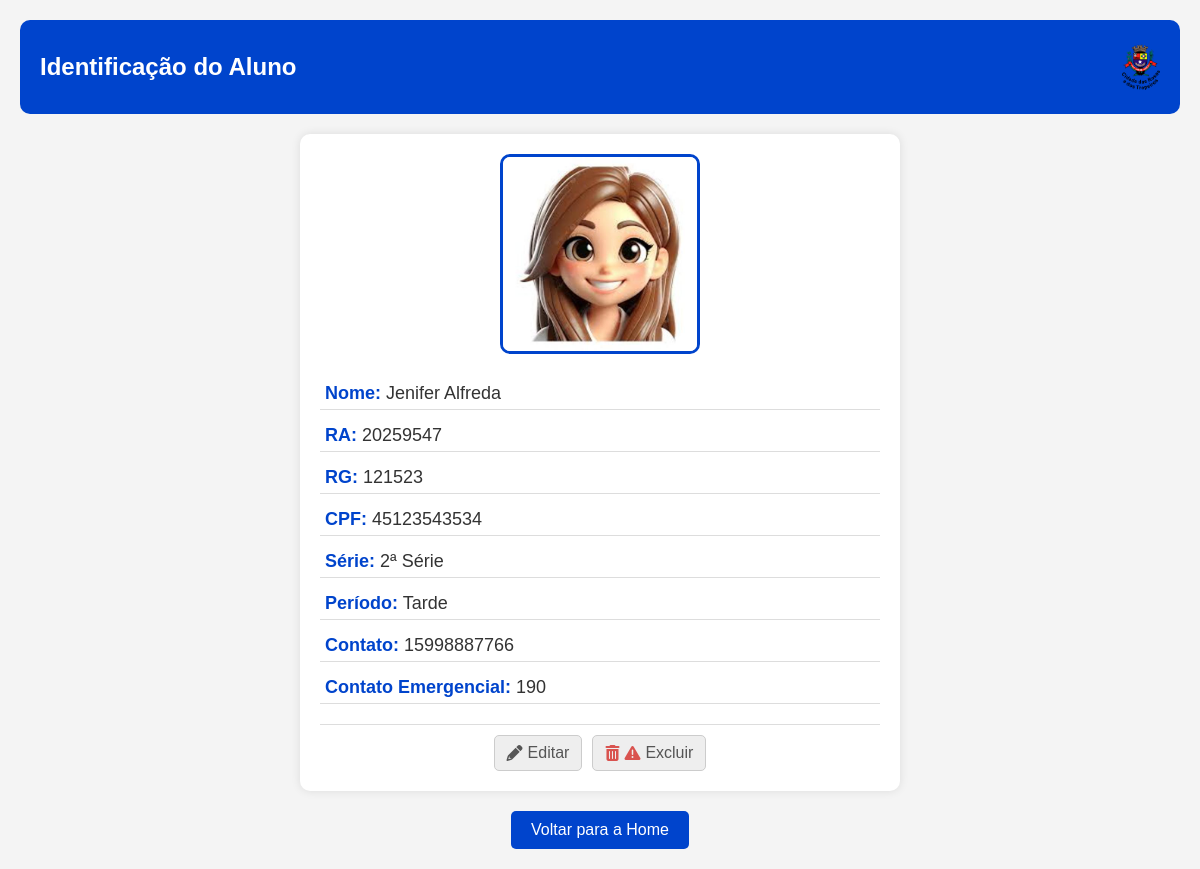
/detalhes_aluno/20259547/, run on an earlier commit of the app's database.
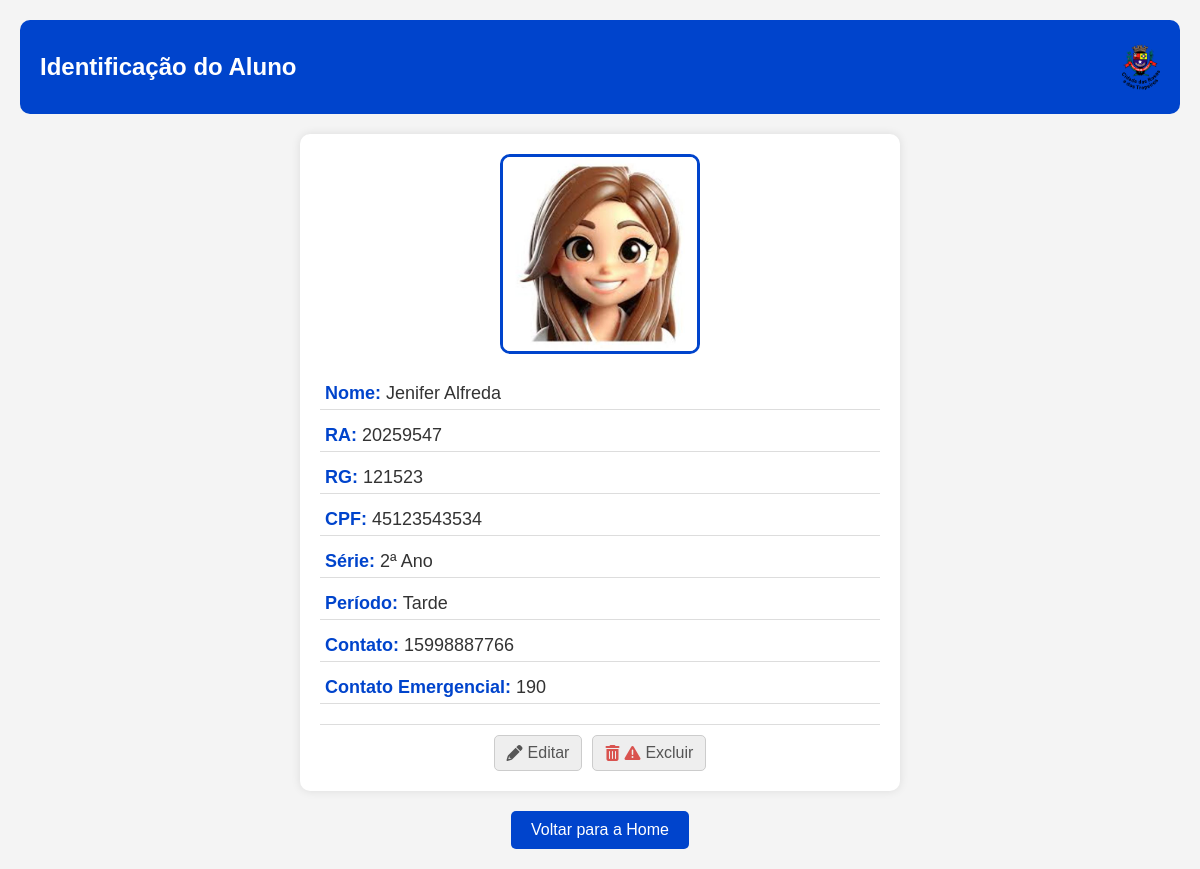
And on a later commit of the database.
### Sistema_Alunos/models.py (models this page shows, shortened)
class Aluno(models.Model):
    SERIES_CHOICES = [
        ('1ª Ano', '1ª Ano'),
        ('2ª Ano', '2ª Ano'),
        ('3ª Ano', '3ª Ano'),
        ('4ª Ano', '4ª Ano'),
        ('5ª Ano', '5ª Ano'),
        ('6ª Ano', '6ª Ano'),
        ('7ª Ano', '7ª Ano'),
        ('8ª Ano', '8ª Ano'),
        ('9ª Ano', '9ª Ano'),
    ]
    TURMA_CHOICES = [
        ('A', 'A'),
        ('B', 'B'),
        ('C', 'C'),
    ]
    PERIODO_CHOICES = [
        ('Manhã', 'Manhã'),
        ('Tarde', 'Tarde'),
    ]
    foto = models.ImageField(upload_to='fotos/', default='fotos/default.jpg', blank=False)
    id_aluno = models.CharField(max_length=20, unique=True, blank=True, null=True)
    nome = models.CharField(max_length=100)
    nome_social = models.CharField(max_length=100, blank=True, null=True)
    rg = models.CharField(max_length=20, unique=True)
    cpf = models.CharField(max_length=14, unique=True)
    data_nascimento = models.DateField(blank=True, null=True)
    contato = models.CharField(max_length=15, blank=True, null=True)
    contato_emergencial = models.CharField(max_length=15, blank=True, null=True)
    responsavel = models.CharField(max_length=100, blank=True, null=True)
    serie = models.CharField(max_length=10, choices=SERIES_CHOICES)
    turma = models.CharField(max_length=1, choices=TURMA_CHOICES)
    periodo = models.CharField(max_length=10, choices=PERIODO_CHOICES)
    observacoes = models.TextField(blank=True, null=True)

### Sistema_Alunos/views.py (the view)
# urls.py: path('detalhes_aluno/<str:id_aluno>/', views.detalhes_aluno, name='detalhes_aluno'),
def detalhes_aluno(request, id_aluno):
    aluno = get_object_or_404(Aluno, id_aluno=id_aluno)  # Certifique-se que 'id_aluno' é o nome correto
    return render(request, 'detalhes_aluno.html', {'aluno': aluno})

### Sistema_Alunos/templates/detalhes_aluno.html (shortened to what this page needs)
{% load static %}
<!DOCTYPE html>
<html lang="pt-br">
<head>
    <link rel="stylesheet" href="https://cdnjs.cloudflare.com/ajax/libs/font-awesome/6.0.0-beta3/css/all.min.css">
</head>
<body>
    <header>
        <h1>Identificação do Aluno</h1>
        <div class="header-image">
            <img src="{% static 'imagens/brasao3.png' %}" alt="Imagem do Cabeçalho">
        </div>
    </header>
    <div class="detalhes-container">
        <div class="foto-container">
            {% if aluno.foto %}
                <img src="{{ aluno.foto.url }}" alt="Foto do Aluno" class="foto-aluno">
            {% else %}
                <p>Nenhuma foto cadastrada.</p>
            {% endif %}
        </div>
        <div class="informacoes-aluno">
            <p><strong>Nome:</strong> {{ aluno.nome_social}}</p>
            <p><strong>RA:</strong> {{ aluno.id_aluno }}</p>
            <p><strong>RG:</strong> {{ aluno.rg }}</p>
            <p><strong>CPF:</strong> {{ aluno.cpf }}</p>
            <p><strong>Série:</strong> {{ aluno.serie }}</p>
            <p><strong>Período:</strong> {{ aluno.periodo }}</p>
            <p><strong>Contato:</strong> {{ aluno.contato }}</p>
            <p><strong>Contato Emergencial:</strong> {{ aluno.contato_emergencial }}</p>
            <div class="acoes-aluno">
                <a href="{% url 'editar_aluno' aluno.id_aluno %}" class="editar-botao"><i class="fas fa-pencil"></i> Editar</a>
                <a href="{% url 'excluir_aluno' aluno.id_aluno %}" class="excluir-botao"><i class="fas fa-trash-can"></i><i class="fas fa-exclamation-triangle"></i> Excluir</a>
            </div>
        </div>
    </div>
    <div class="voltar-home">
        <a href="{% url 'index' %}"><button>Voltar para a Home</button></a>
    </div>
</body>
</html>

What changed in the data, as far as the page shows it:
changed Aluno "Jenifer Alfreda": serie "2ª Série" → "2ª Ano"
